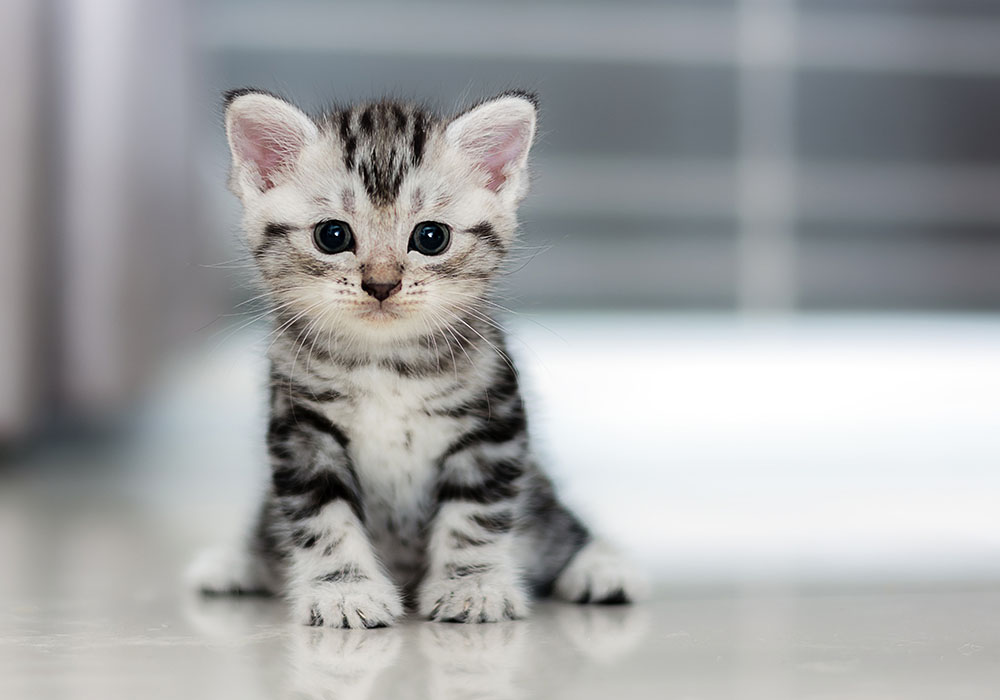
#> input picture Images/one.jpg, 1000 x 700 px
$ jupyter execute '5. Transformation.ipynb'
#> lines starting #> are read from the running program, lines starting #| are printed output that depends on the picture
[cell 1]
#Translation
import cv2
import numpy as np

image = cv2.imread('./Images/one.jpg')
#> image is the input picture: shape (700, 1000, 3); mean B, G, R 164.4, 163.4, 162
height, width = image.shape[:2]
#> height = 700; width = 1000

th,tw = height/3, width/3
#> th = 233.3; tw = 333.3

#Translation Matrix calculation
T = np.float32([[1, 0, tw], [0, 1, th]])
#> T = [[1, 0, 333.3], [0, 1, 233.3]]

#Translation
img_trans = cv2.warpAffine(image, T, (width, height))
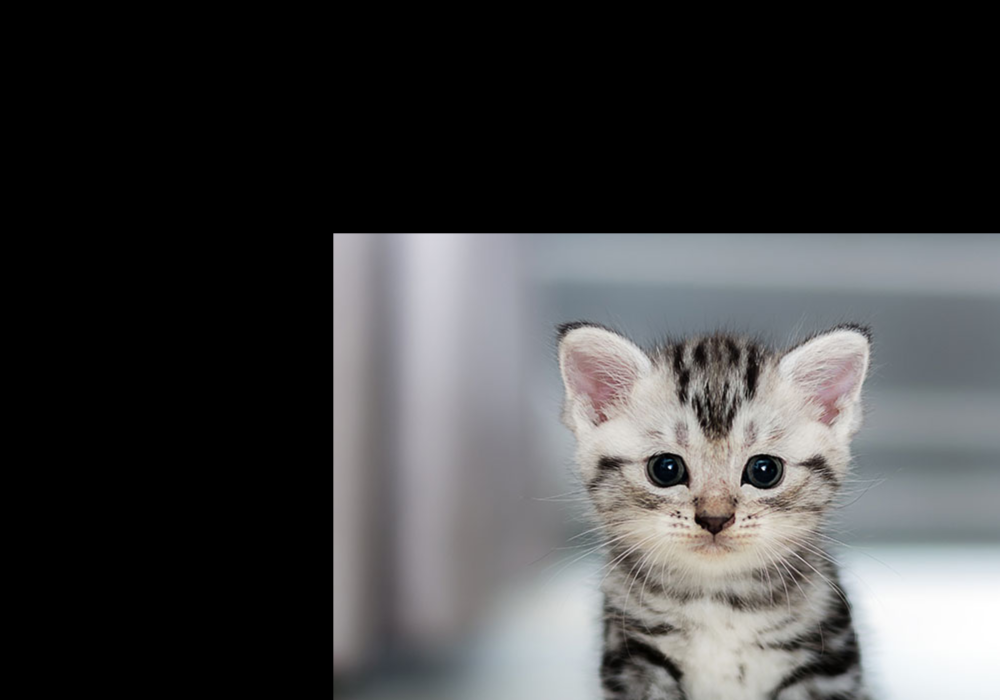
#> img_trans: shape (700, 1000, 3); mean B, G, R 67.4, 66.7, 66.6
cv2.imshow('Translated Image', img_trans)
cv2.waitKey(0)
cv2.destroyAllWindows()

[cell 2]
#Rotation
import cv2
import numpy as np

image = cv2.imread('./Images/one.jpg')
height, width = image.shape[:2]

#Rotation Matrix calculation
M = cv2.getRotationMatrix2D((width/2, height/2), 90, 0.5)

#Rotation
img_rot = cv2.warpAffine(image, M, (width, height))
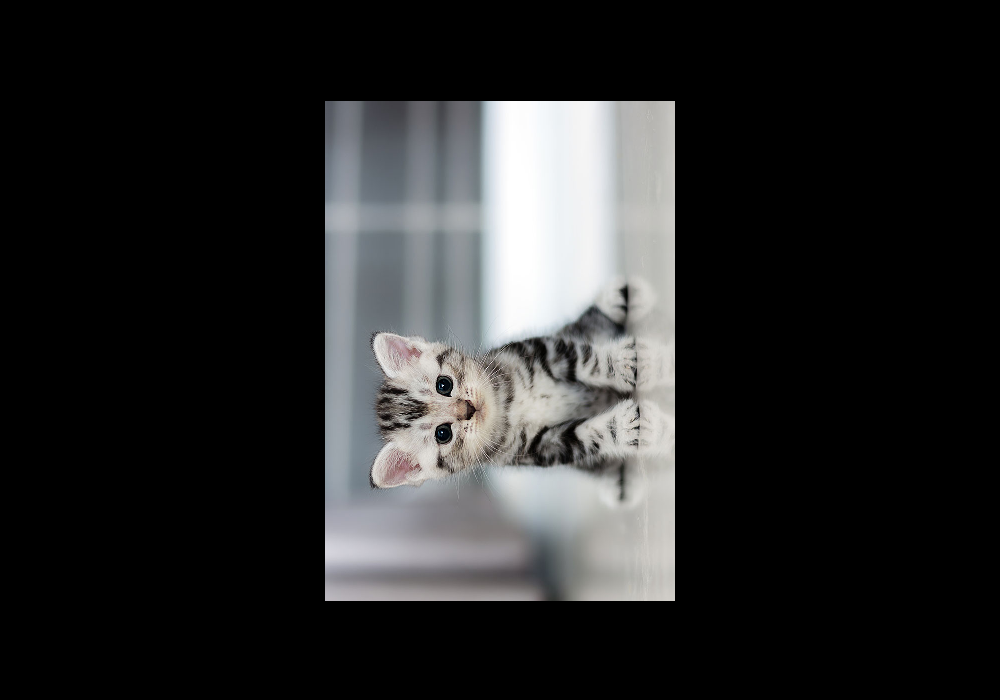
#> img_rot: shape (700, 1000, 3); mean B, G, R 41.1, 40.8, 40.5
cv2.imshow('Rotated Image', img_rot)
cv2.waitKey(0)
cv2.destroyAllWindows()

[cell 3]
#Transpoisng(Fully rotate ...no any blank space)
img_transpose = cv2.transpose(image)
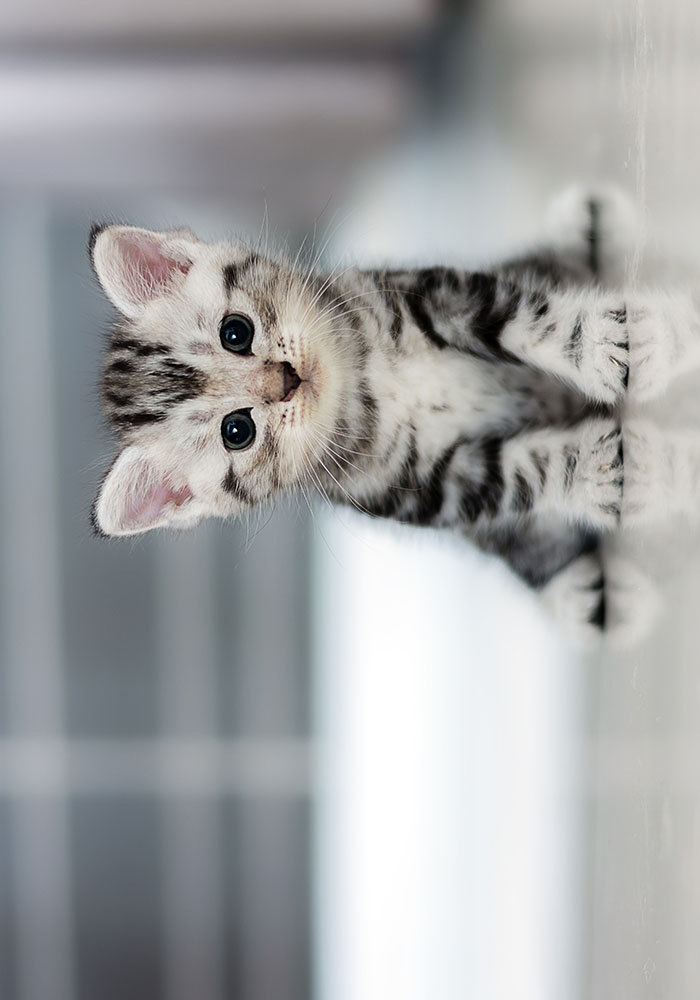
#> img_transpose: shape (1000, 700, 3); mean B, G, R 164.4, 163.4, 162
cv2.imshow('Transposed Image', img_transpose)
cv2.waitKey(0)
cv2.destroyAllWindows()

$ run again, with Images/Hillary.jpg copied over Images/one.jpg
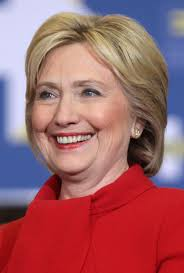
#> input picture Images/Hillary.jpg, 184 x 273 px
#> image is the input picture: shape (273, 184, 3); mean B, G, R 104.2, 98.1, 159.7
#> `img_rot = cv2.warpAffine(image, M, (width, height))`:
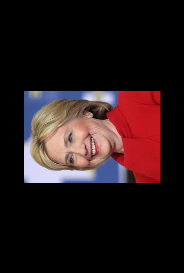
#> img_rot: shape (273, 184, 3); mean B, G, R 26.1, 24.6, 39.9
#> `img_transpose = cv2.transpose(image)`:
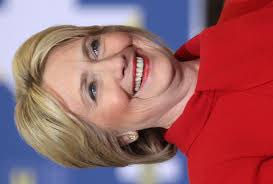
#> img_transpose: shape (184, 273, 3); mean B, G, R 104.2, 98.1, 159.7
